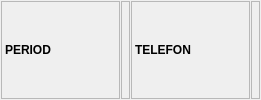
          <widget class="QFrame" name="frame_23">
           <property name="sizePolicy">
            <sizepolicy hsizetype="Preferred" vsizetype="Maximum">
             <horstretch>0</horstretch>
             <verstretch>0</verstretch>
            </sizepolicy>
           </property>
           <property name="frameShape">
            <enum>QFrame::NoFrame</enum>
           </property>
           <property name="frameShadow">
            <enum>QFrame::Raised</enum>
           </property>
           <layout class="QHBoxLayout" name="horizontalLayout_17">
            <property name="spacing">
             <number>1</number>
            </property>
            <property name="leftMargin">
             <number>1</number>
            </property>
            <property name="topMargin">
             <number>1</number>
            </property>
            <property name="rightMargin">
             <number>1</number>
            </property>
            <property name="bottomMargin">
             <number>1</number>
            </property>
            <item>
             <widget class="QLabel" name="lblPeriodTitle">
              <property name="sizePolicy">
               <sizepolicy hsizetype="Maximum" vsizetype="Preferred">
                <horstretch>0</horstretch>
                <verstretch>0</verstretch>
               </sizepolicy>
              </property>
              <property name="minimumSize">
               <size>
                <width>119</width>
                <height>27</height>
               </size>
              </property>
              <property name="maximumSize">
               <size>
                <width>119</width>
                <height>16777215</height>
               </size>
              </property>
              <property name="font">
               <font>
                <weight>75</weight>
                <bold>true</bold>
               </font>
              </property>
              <property name="frameShape">
               <enum>QFrame::StyledPanel</enum>
              </property>
              <property name="text">
               <string>PERIOD</string>
              </property>
             </widget>
            </item>
            <item>
             <widget class="QLabel" name="lblPeriod">
              <property name="sizePolicy">
               <sizepolicy hsizetype="Preferred" vsizetype="Preferred">
                <horstretch>0</horstretch>
                <verstretch>0</verstretch>
               </sizepolicy>
              </property>
              <property name="font">
               <font>
                <weight>75</weight>
                <bold>true</bold>
               </font>
              </property>
              <property name="frameShape">
               <enum>QFrame::StyledPanel</enum>
              </property>
              <property name="textInteractionFlags">
               <set>Qt::LinksAccessibleByMouse|Qt::TextSelectableByMouse</set>
              </property>
             </widget>
            </item>
            <item>
             <widget class="QLabel" name="lblTelefonTitle">
              <property name="sizePolicy">
               <sizepolicy hsizetype="Maximum" vsizetype="Preferred">
                <horstretch>0</horstretch>
                <verstretch>0</verstretch>
               </sizepolicy>
              </property>
              <property name="minimumSize">
               <size>
                <width>119</width>
                <height>27</height>
               </size>
              </property>
              <property name="maximumSize">
               <size>
                <width>119</width>
                <height>16777215</height>
               </size>
              </property>
              <property name="font">
               <font>
                <weight>75</weight>
                <bold>true</bold>
               </font>
              </property>
              <property name="frameShape">
               <enum>QFrame::StyledPanel</enum>
              </property>
              <property name="text">
               <string>TELEFON</string>
              </property>
             </widget>
            </item>
            <item>
             <widget class="QLabel" name="lblTelefon">
              <property name="sizePolicy">
               <sizepolicy hsizetype="Preferred" vsizetype="Preferred">
                <horstretch>0</horstretch>
                <verstretch>0</verstretch>
               </sizepolicy>
              </property>
              <property name="font">
               <font>
                <weight>75</weight>
                <bold>true</bold>
               </font>
              </property>
              <property name="frameShape">
               <enum>QFrame::StyledPanel</enum>
              </property>
              <property name="textInteractionFlags">
               <set>Qt::LinksAccessibleByMouse|Qt::TextSelectableByMouse</set>
              </property>
             </widget>
            </item>
           </layout>
          </widget>
